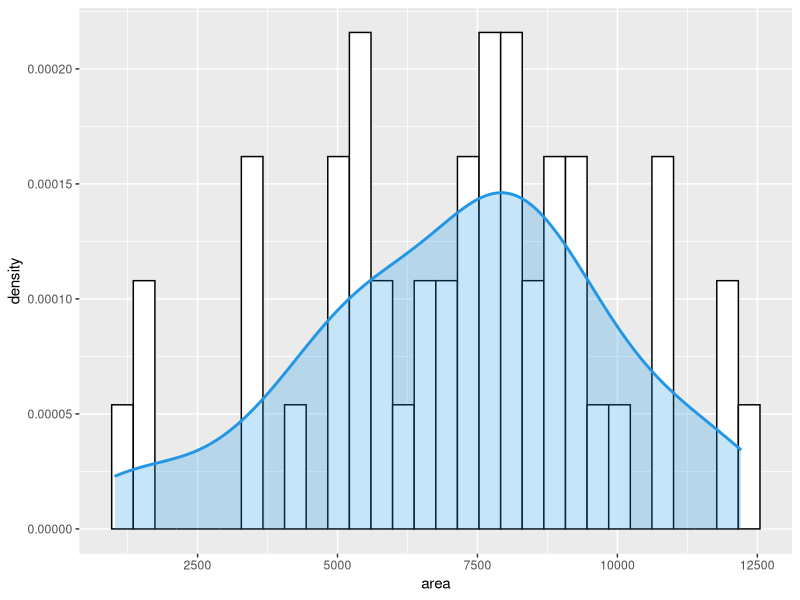

This figure's R source:
## ---- chunk 1
library(datasets)
datos = datasets::rock
## ---- chunk 2
dim(datos)
str(datos)
## ---- chunk 3
library(ggplot2)

# Histogram with kernel density
ggplot(datos, aes(x = area)) + 
  geom_histogram(aes(y = ..density..),
                 colour = 1, fill = "white") +
  geom_density(lwd = 1, colour = 4,
               fill = 4, alpha = 0.25) 

